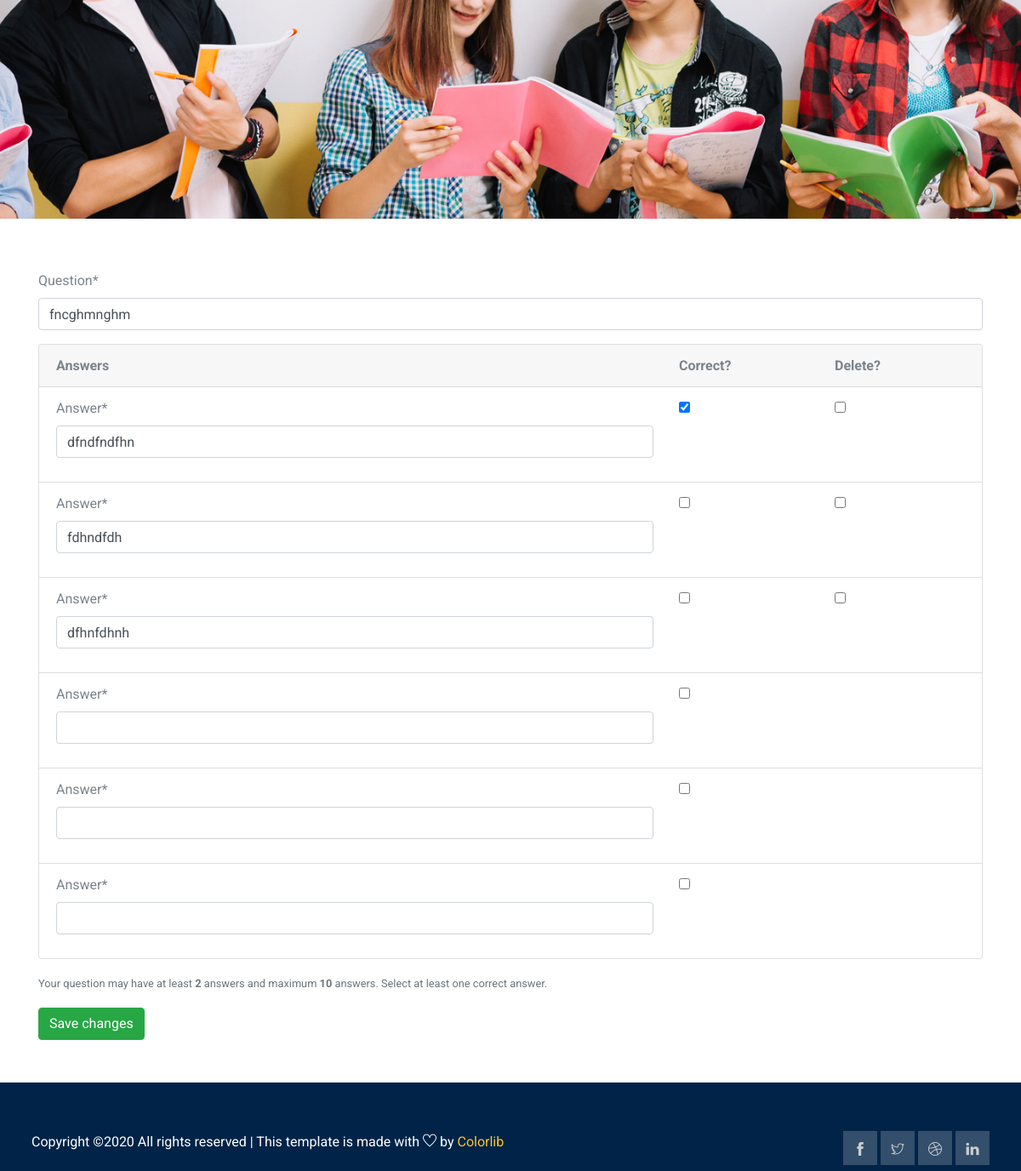
/company/quiz/3/question/4 (signed in, lower part), run on an earlier commit of the app's database.
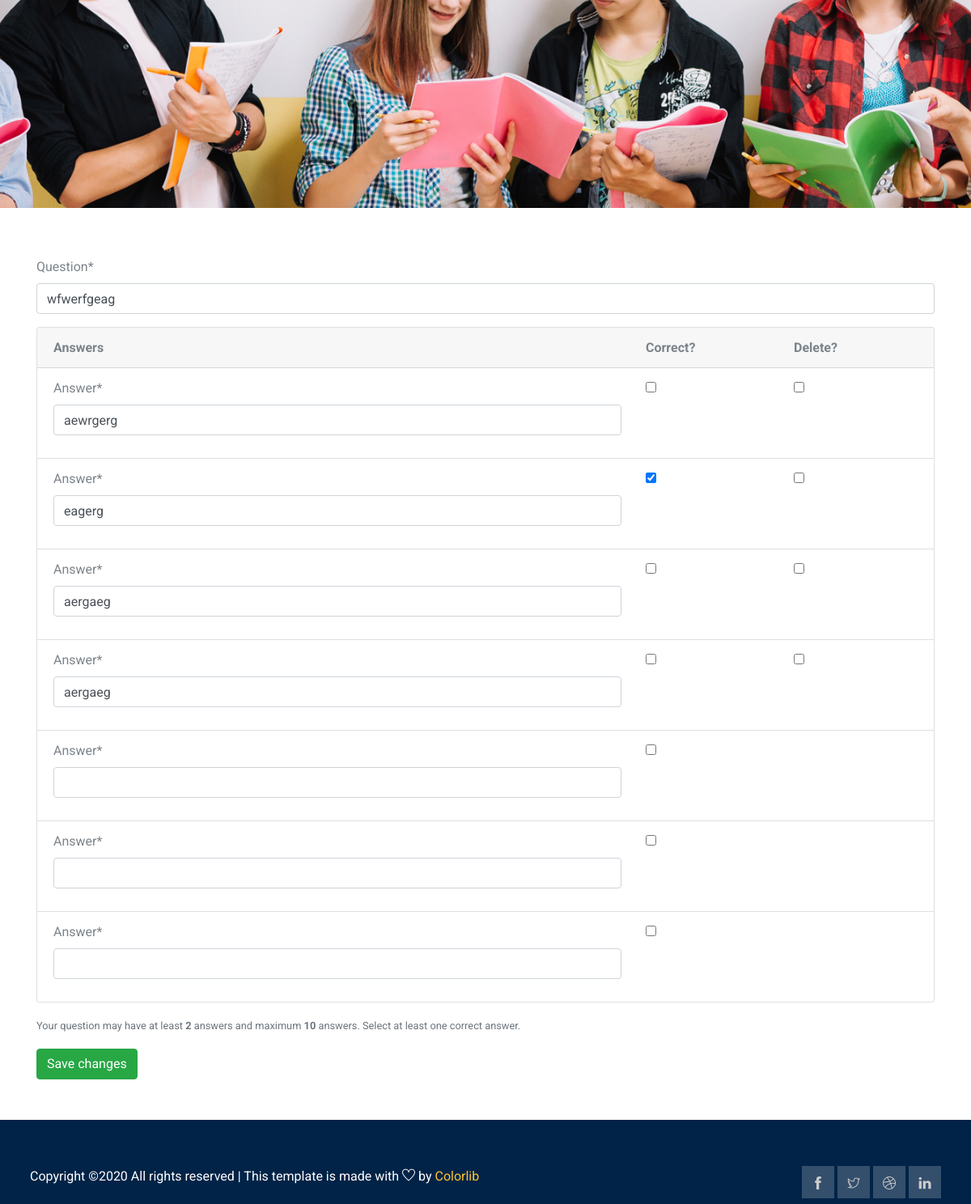
And on a later commit of the database.
### exam/models.py (models this page shows, shortened)
class Question(models.Model):
    quiz = models.ForeignKey(Quiz, on_delete=models.CASCADE, related_name='questions')
    text = models.CharField('Question', max_length=255)

### company/views.py (the view)
# urls.py: path('quiz/<int:quiz_pk>/question/<int:question_pk>',views.question_change,name='changeQuestion'),
def question_change(request, quiz_pk, question_pk):
    quiz = get_object_or_404(Quiz, pk=quiz_pk, owner=request.user)
    question = get_object_or_404(Question, pk=question_pk, quiz=quiz)
    AnswerFormSet = inlineformset_factory(
        Question,  # parent model
        Answer,  # base model
        formset=BaseAnswerInlineFormSet,
        fields=('text', 'is_correct'),
        min_num=2,
        validate_min=True,
        max_num=10,
        validate_max=True
    )
    if request.method == 'POST':
        form = QuestionForm(request.POST, instance=question)
        formset = AnswerFormSet(request.POST, instance=question)
        if form.is_valid() and formset.is_valid():
            with transaction.atomic():
                form.save()
                formset.save()
            return redirect('updateQuiz', quiz.pk)
    else:
        form = QuestionForm(instance=question)
        formset = AnswerFormSet(instance=question)
    return render(request, 'company/question_change_form.html', {
        'quiz': quiz,
        'question': question,
        'form': form,
        'formset': formset
    })

### exam/forms.py
class QuestionForm(ModelForm):
    class Meta:
        model = Question
        fields = ('text', )

### templates/company/question_change_form.html (shortened to what this page needs)
{% extends 'base.html' %}
{% load crispy_forms_tags humanize %}
{% load crispy_forms_tags %}
{% block body %}
<section class="home_banner_area">
 </section>
    <div class='container' style= 'margin-top:60px'>
        {% if user.is_authenticated %}
    {% if request.user.is_company %}
      <form method="post" novalidate>
        {{ form|crispy }}
        <div class="card mb-3{% if formset.errors %} border-danger{% endif %}">
          <div class="card-header">
            <div class="row">
              <div class="col-8">
                <strong>Answers</strong>
              </div>
              <div class="col-2">
                <strong>Correct?</strong>
              </div>
              <div class="col-2">
                <strong>Delete?</strong>
              </div>
            </div>
          </div>
          <div class="list-group list-group-flush list-group-formset">
            {% for form in formset %}
              <div class="list-group-item">
                <div class="row">
                  <div class="col-8">
                    {{ form.text|as_crispy_field }}
                  </div>
                  <div class="col-2">
                    {{ form.is_correct }}
                  </div>
                  <div class="col-2">
                    {% if form.instance.pk %}
                      {{ form.DELETE }}
                    {% endif %}
                  </div>
                </div>
              </div>
            {% endfor %}
          </div>
        </div>
        <p>
          <small class="form-text text-muted">Your question may have at least <strong>2</strong> answers and maximum <strong>10</strong> answers. Select at least one correct answer.</small>
        </p>
        <button type="submit" class="btn btn-success">Save changes</button>
      </form>
    {%else%}
    <p>you need to login as a teacher first</p>
    {% endif %}
    {% else %}
    <p>you need to login first</p>
    {% endif %}
</div>
{% endblock %}

What changed in the data, as far as the page shows it:
changed Question: text "fncghmnghm" → "wfwerfgeag"
Also different on the page:
form field text|as_crispy_field: "dfndfndfhn" → "aewrgerg"
form field is_correct: "☑" → "☐"
form field text|as_crispy_field: "fdhndfdh" → "eagerg"
form field is_correct: "☐" → "☑"
form field text|as_crispy_field: "dfhnfdhnh" → "aergaeg"
form field text|as_crispy_field: (not shown) → "aergaeg"
new list line: "Answer  ☐"
